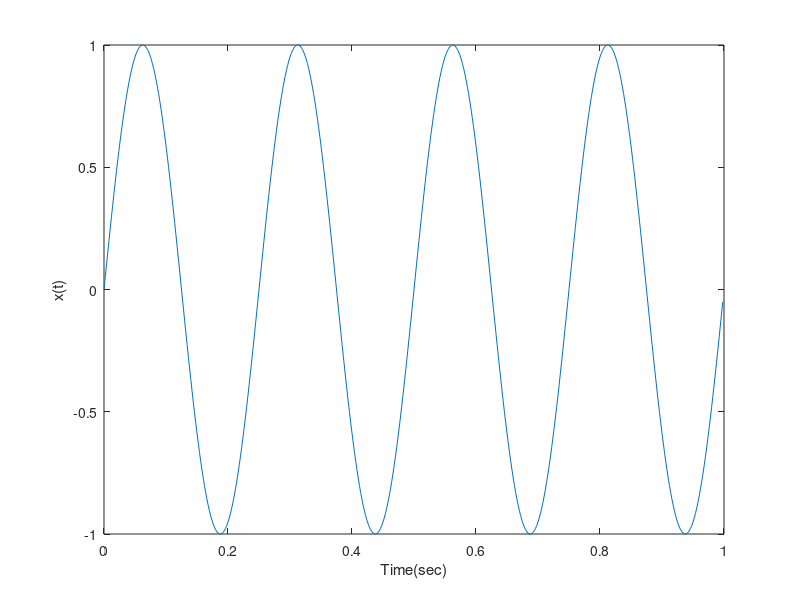

Reproduce this figure in MATLAB.
fs=500; % Sample interval
N=500; % Number of points
f=4; % Frequency of sine wave
t=(0:N-1)/fs; % Generate time vector
x=sin(2*pi*f*t); % Generate sine wave
RMS=sqrt(mean(x.^2)); %Calculate RMS
disp (RMS) % and display 
plot(t,x); %Plot sine wave
xlabel('Time(sec)');
ylabel('x(t)'); % Label axes
 
 
xm=mean(x); % Evaluate mean of x
xvar=var(x); % Variance of x 
xstd=std(x); % Evaluate the standard deviation of x

